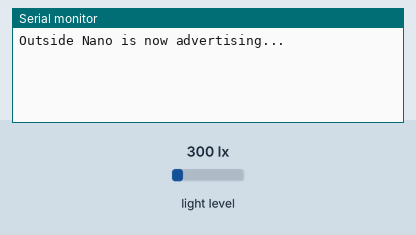
This sketch was run on a simulated Arduino Nano 33 IoT. On the bench: the last lines printed to the serial monitor. The test bench sets the inputs (shaded band); at power-on: light level 300 lx. Nothing arrives over Bluetooth unless stated; a phone connects over Bluetooth LE 3 s after start.

Above: at 2.2 s.
2.3 s: light level set to 40 lx
At 4.8 s:
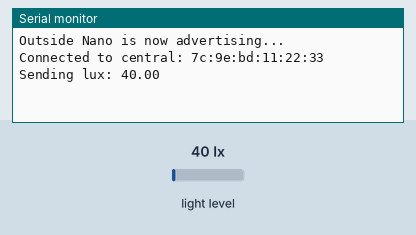
5.5 s: light level set to 500 lx
At 6.3 s:
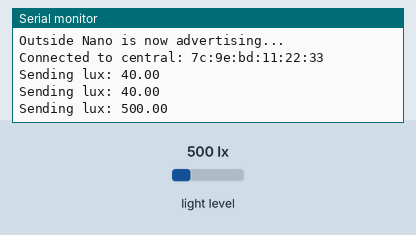

The sketch:

Outside_auto1_app1.ino
```cpp
#include <ArduinoBLE.h>
#include <Wire.h>
#include <BH1750.h>

BH1750 lightMeter;

BLEService luxService("19B10000-E8F2-537E-4F6C-D104768A1214");
BLECharacteristic luxCharacteristic("19B10001-E8F2-537E-4F6C-D104768A1214", BLERead | BLENotify, 4);  // 4 bytes for float

void setup() {
  Serial.begin(9600);
  while (!Serial);  // // comment this out if we are using power supply

  Wire.begin();
  if (!lightMeter.begin(BH1750::CONTINUOUS_HIGH_RES_MODE)) {
    Serial.println("⚠️ BH1750 not found!");
    while (1);
  }

  if (!BLE.begin()) {
    Serial.println("Starting BLE failed!");
    while (1);
  }

  BLE.setLocalName("OutsideLuxSensor");
  BLE.setAdvertisedService(luxService);

  luxService.addCharacteristic(luxCharacteristic);
  BLE.addService(luxService);

  delay(1000);  // Allow time for BLE to initialize fully

  BLE.advertise();
  Serial.println("Outside Nano is now advertising...");
}

void loop() {
  BLEDevice central = BLE.central();

  if (central) {
    Serial.print("Connected to central: ");
    Serial.println(central.address());

    while (central.connected()) {
      float lux = lightMeter.readLightLevel();

      uint8_t buffer[4];
      memcpy(buffer, &lux, sizeof(float));
      luxCharacteristic.writeValue(buffer, 4);

      Serial.print("Sending lux: ");
      Serial.println(lux);

      delay(1000);
    }

    Serial.println("Disconnected from central");
  }
}
```

Measured:
- after the input at 2.3 s, the serial monitor: prints a new line after 1.7 s (image 1)
- after the input at 5.5 s, the serial monitor: prints a new line after 0.50 s (image 2)
